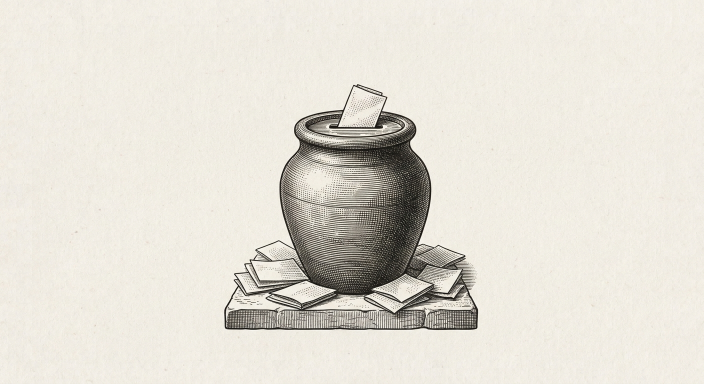
#> input picture docs/assets/plates/raw/ballot-urn.jpg, 1408 x 768 px (shown at 1/2 size)
$ python -i make_plates.py   (imports and definitions only)
#> lines starting #> are read from the running program, lines starting #| are printed output that depends on the picture; after the words box and inside, x2 and y2 are one past the last pixel; in counts of white or black regions, pixels touching at a corner belong together
#!/usr/bin/env python3
"""Bazaar of Lies — plate ingestion (setup/make_plates.py).

Turns raw AI-generated motif art into uniform Herald plates:

    uv run setup/make_plates.py                # process docs/assets/plates/
    uv run setup/make_plates.py --dir <dir>   # any other folder

For every *.jpg / *.jpeg in the plates directory:
  1. grayscale conversion (plates print as gray ink, never color);
  2. gentle autocontrast (keeps gray midtones — no hard threshold);
  3. trim near-white margins left by the image generator;
  4. pad with paper-white to a uniform 3:1 band (the press column plate);
  5. save as <name>.png next to the edition-pressing code's assets.

The raw jpgs are moved into <dir>/raw/ so the plates folder holds only
finished *.png plates. Idempotent: run again any time new art arrives.
"""
import argparse
import glob
import os
import shutil
import sys

from PIL import Image, ImageOps

REPO_ROOT = os.path.dirname(os.path.dirname(os.path.abspath(__file__)))
DEFAULT_DIR = os.path.join(REPO_ROOT, "docs", "assets", "plates")

WHITE_LIMIT = 245          # pixels >= this count as paper-white
PAD_FRACTION = 0.06        # white breathing room kept around the art
TARGET_ASPECT = 3.0        # plate band aspect (width : height)


def trim_white(im):
    """Crop near-white margins, keeping a small padding."""
    mask = im.point(lambda p: 255 if p < WHITE_LIMIT else 0)
    bbox = mask.getbbox()
    if bbox is None:                       # a blank sheet — nothing to keep
        return im
    w, h = im.size
    px = int(max(w, h) * PAD_FRACTION)
    left = max(0, bbox[0] - px)
    top = max(0, bbox[1] - px)
    right = min(w, bbox[2] + px)
    bottom = min(h, bbox[3] + px)
    return im.crop((left, top, right, bottom))


def pad_to_band(im):
    """Pad with paper-white to the target wide aspect, art centred."""
    w, h = im.size
    band_w = max(w, int(round(h * TARGET_ASPECT)))
    band_h = int(round(band_w / TARGET_ASPECT))
    canvas = Image.new("L", (band_w, band_h), 255)
    canvas.paste(im, ((band_w - w) // 2, (band_h - h) // 2))
    return canvas


def process(path, out_path):
#> called with path = '../docs/assets/plates/raw/ballot-urn.jpg', out_path = 'out.png'
    with Image.open(path) as im:
#> im is the input picture: PIL image 1408x768 RGB; mean R, G, B 226.5, 222.6, 213.2
        gray = im.convert("L")
    gray = trim_white(gray)
#> in trim_white, `mask = im.point(lambda p: 255 if p < WHITE_LIMIT else 0)`:
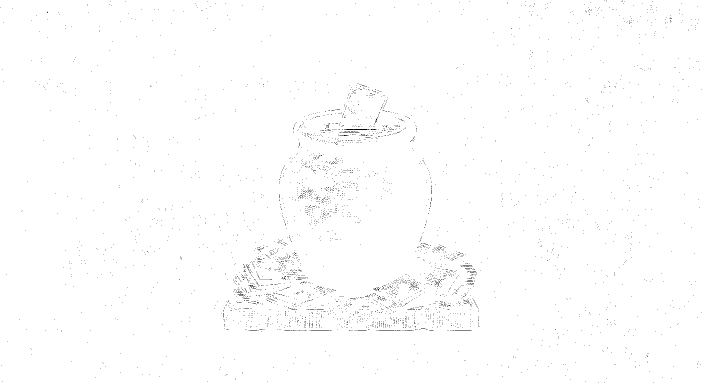
#> mask: PIL image 1408x768 L (shown at 1/2 size); 99.5% white; black in thin lines or dots
#> in trim_white, `bbox = mask.getbbox()`: bbox = (0, 0, 1408, 768)
#> in trim_white, `left = max(0, bbox[0] - px)`: left = 0
#> in trim_white, `right = min(w, bbox[2] + px)`: right = 1408
#> in trim_white, `bottom = min(h, bbox[3] + px)`: bottom = 768
    if gray.size[0] < 16 or gray.size[1] < 16:
        return None                       # effectively empty image
    gray = ImageOps.autocontrast(gray, cutoff=1)
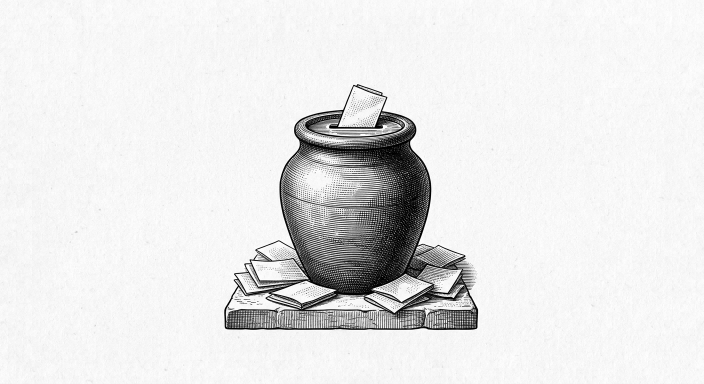
#> gray: PIL image 1408x768 L (shown at 1/2 size); min 0, max 255, mean 230.3
    plate = pad_to_band(gray)
#> in pad_to_band, `canvas = Image.new("L", (band_w, band_h), 255)`: canvas: PIL image 2304x768 L; every value is 255
#> in pad_to_band, `canvas.paste(im, ((band_w - w) // 2, (band_h - h) // 2))`:
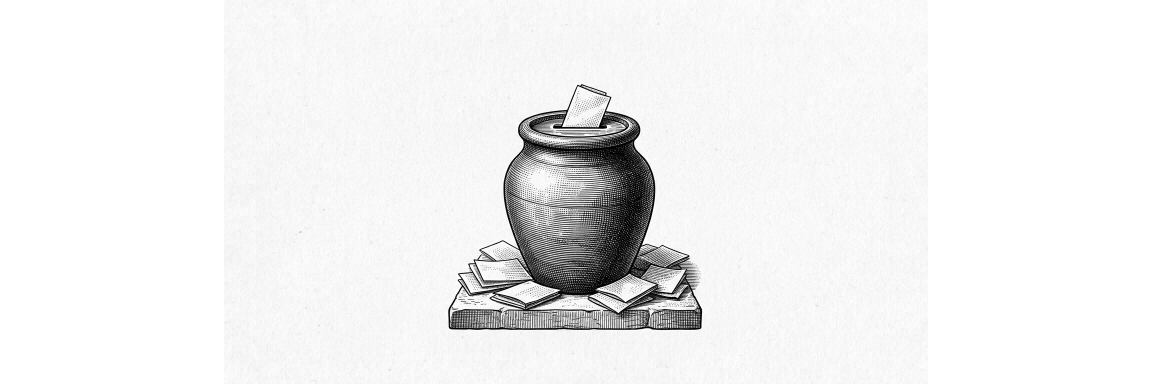
#> canvas: PIL image 2304x768 L (shown at 1/2 size); min 0, max 255, mean 239.9
    plate.save(out_path, optimize=True)
    return plate.size


# [45 lines left out: functions find_raw_art, main, not called in this run]


# [2 lines not run here, left out]

>>> result = process('../docs/assets/plates/raw/ballot-urn.jpg', 'out.png')
#> result = (2304, 768)

$ run again, on docs/assets/plates/raw/cutpurse-in-crowd.jpg
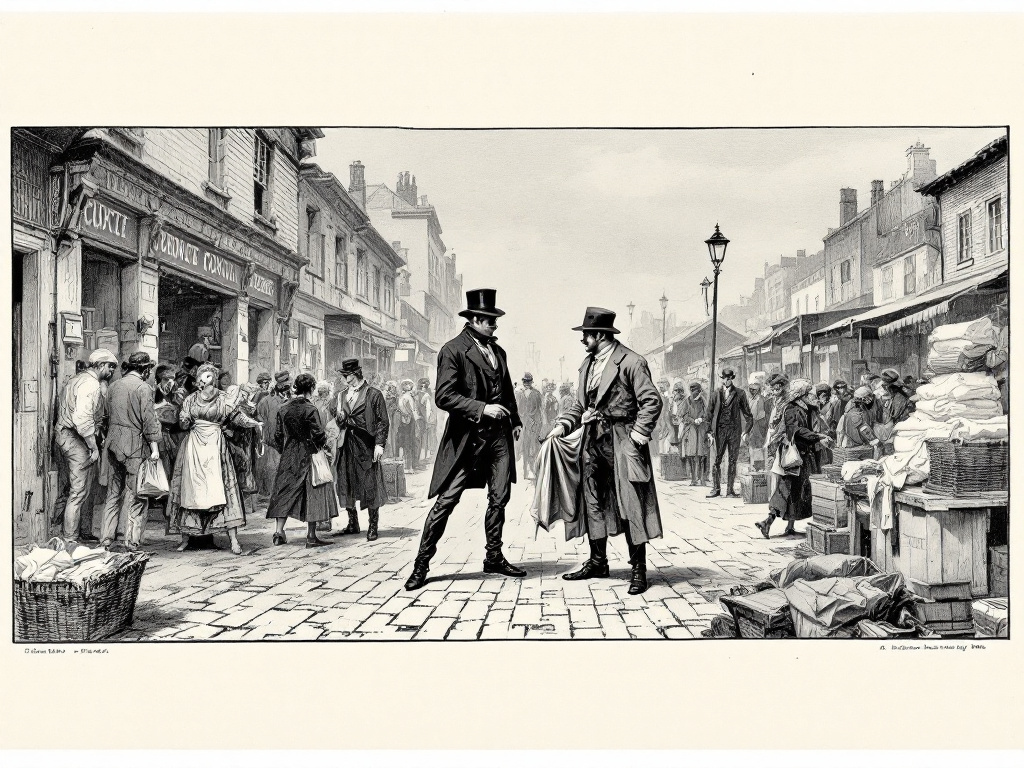
#> input picture docs/assets/plates/raw/cutpurse-in-crowd.jpg, 1024 x 768 px
#> in process, im is the input picture: PIL image 1024x768 RGB; mean R, G, B 188.8, 185.6, 177.1
#> in trim_white, `mask = im.point(lambda p: 255 if p < WHITE_LIMIT else 0)`:
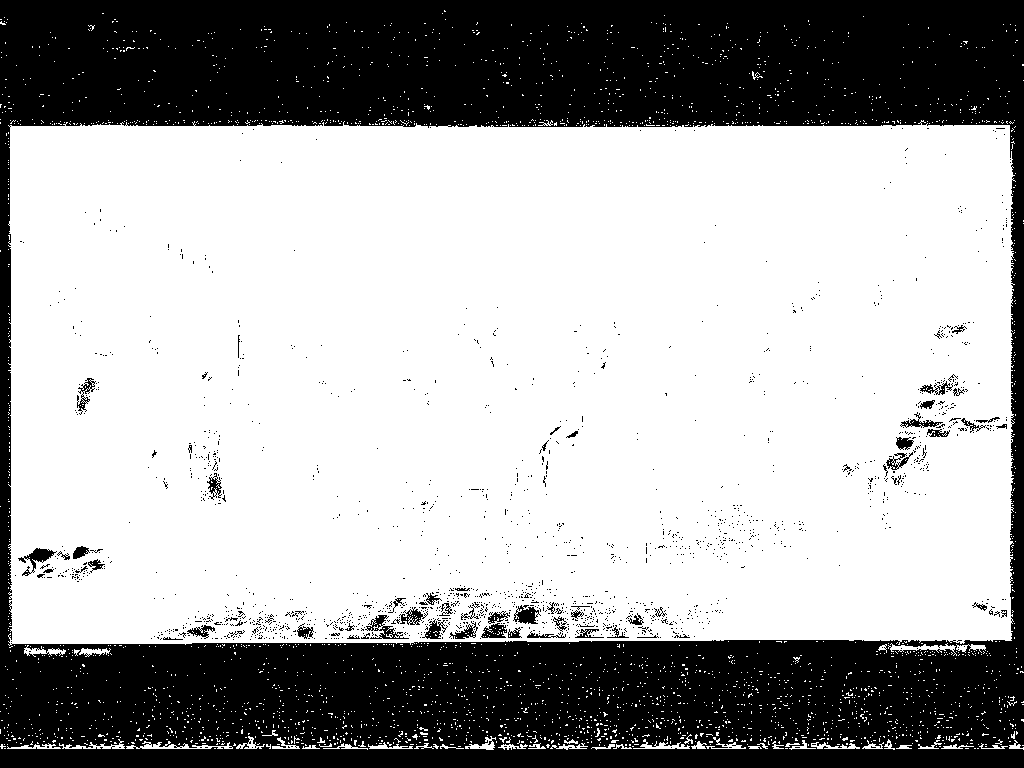
#> mask: PIL image 1024x768 L; 65.8% white; 1601 black regions (1537 under 20 px), largest, box (x1, y1, x2, y2) and area: (0, 0, 1024, 768) 260143, (18, 548, 57, 576) 345, (365, 615, 409, 639) 339
#> bbox = (0, 10, 1024, 750)
#> left = 0
#> right = 1024
#> bottom = 768
#> in pad_to_band, `canvas.paste(im, ((band_w - w) // 2, (band_h - h) // 2))`:
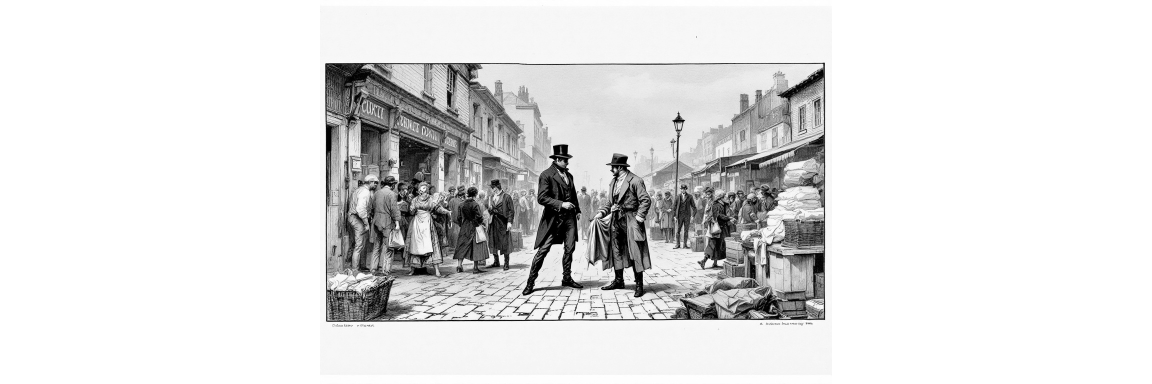
#> canvas: PIL image 2304x768 L (shown at 1/2 size); min 0, max 255, mean 223.8

$ run again, on docs/assets/plates/raw/dagger-on-cobblestone.jpg
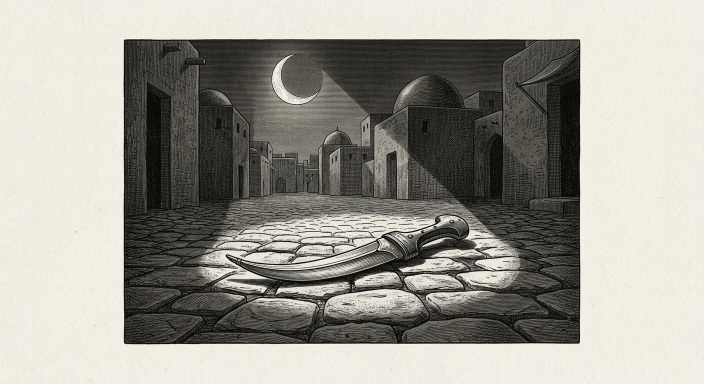
#> input picture docs/assets/plates/raw/dagger-on-cobblestone.jpg, 1408 x 768 px (shown at 1/2 size)
#> in process, im is the input picture: PIL image 1408x768 RGB; mean R, G, B 158.5, 155.9, 148
#> in trim_white, `mask = im.point(lambda p: 255 if p < WHITE_LIMIT else 0)`:
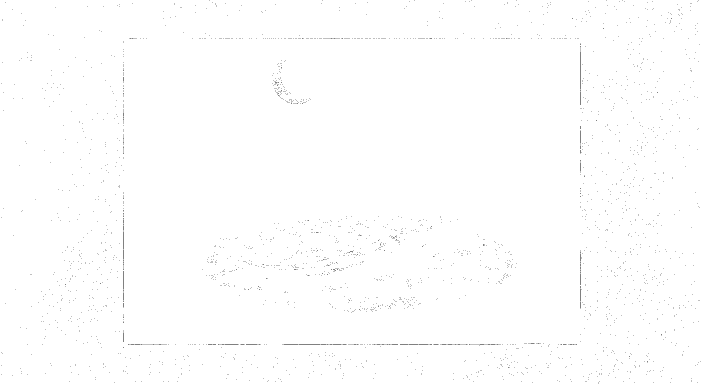
#> mask: PIL image 1408x768 L (shown at 1/2 size); 99.7% white; black in thin lines or dots
#> bbox = (0, 0, 1408, 768)
#> left = 0
#> right = 1408
#> bottom = 768
#> in pad_to_band, `canvas.paste(im, ((band_w - w) // 2, (band_h - h) // 2))`:
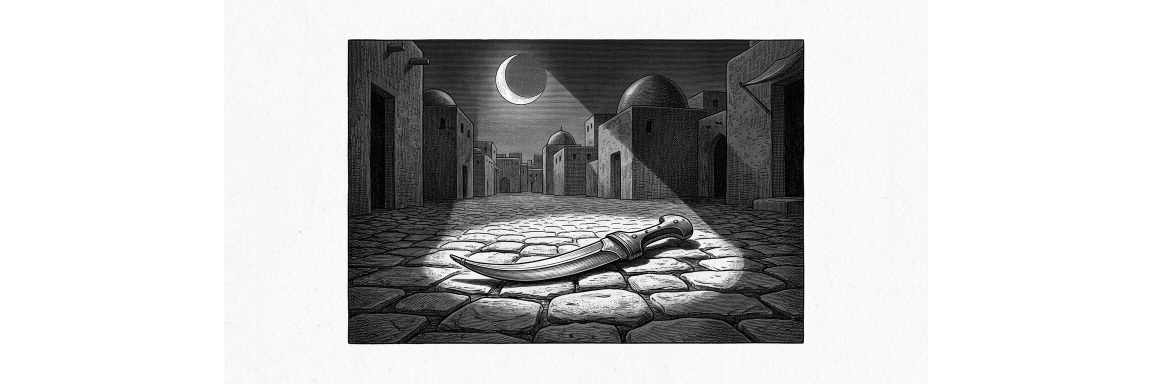
#> canvas: PIL image 2304x768 L (shown at 1/2 size); min 0, max 255, mean 197.1
